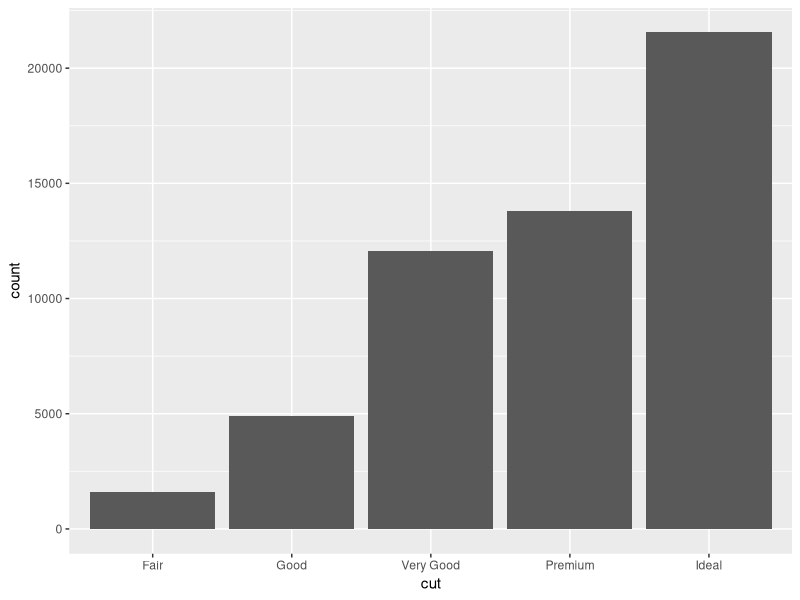
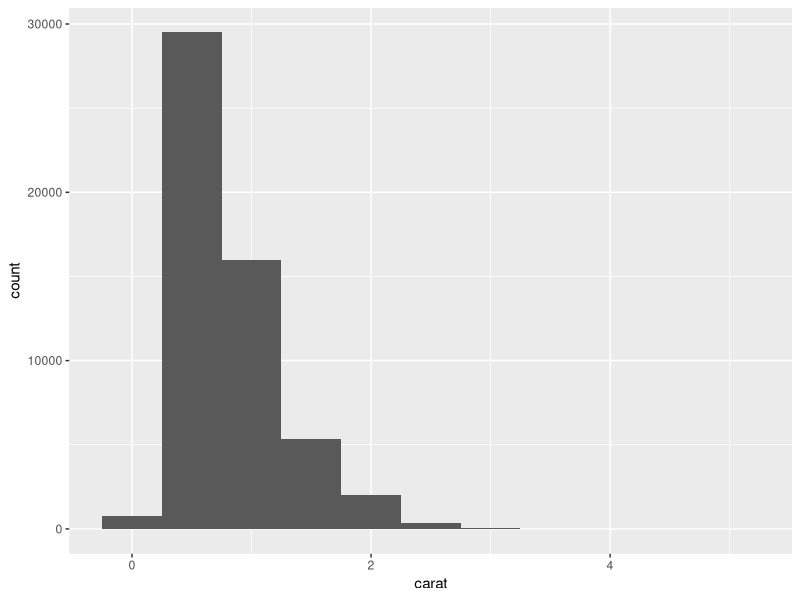

Source code (R) for these figures, in order:
library(tidyverse)

ggplot(data = diamonds) +
  geom_bar(mapping = aes(x = cut))

diamonds %>%
  count(cut)

diamonds %>%
  group_by(cut) %>%
  summarise(n = n())

ggplot(data = diamonds) +
  geom_histogram(mapping = aes(x = carat), binwidth = 0.5)

diamonds %>%
  count(cut_width(carat, 0.5))
